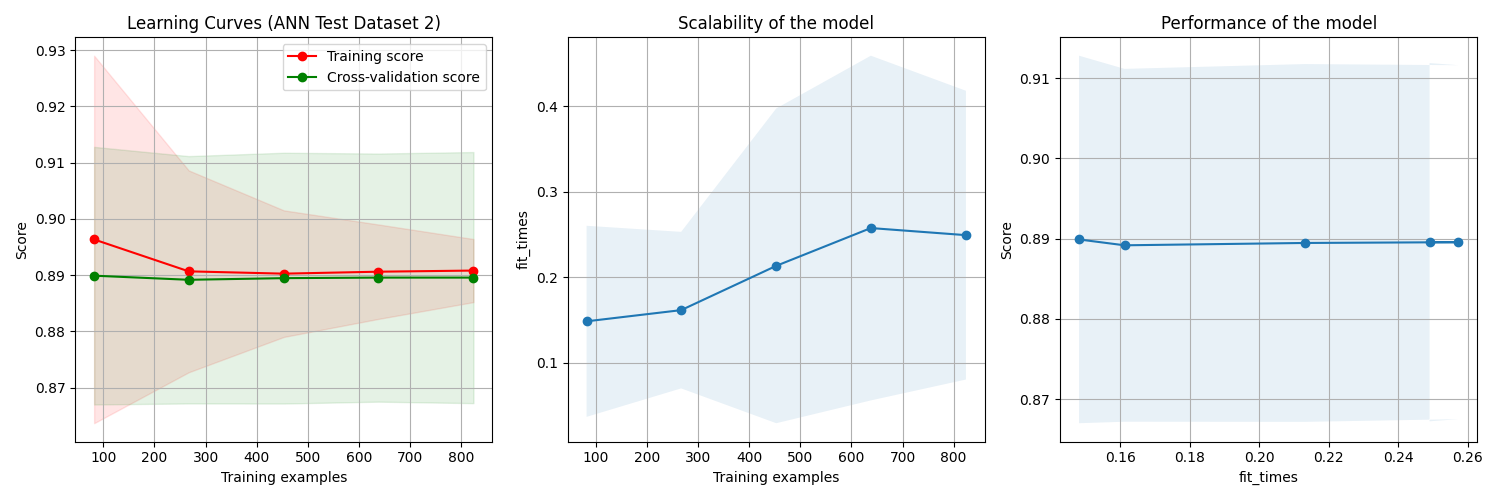

Generate this figure with Python:
import numpy as np
import matplotlib.pyplot as plt
from sklearn.naive_bayes import GaussianNB
from sklearn.svm import SVC
from sklearn.datasets import load_digits
from sklearn.model_selection import learning_curve
from sklearn.model_selection import ShuffleSplit
from sklearn.neural_network import MLPClassifier
import pandas as pd
import sklearn.model_selection as pre
from sklearn.discriminant_analysis import LinearDiscriminantAnalysis

def plot_learning_curve(estimator, title, X, y, axes=None, ylim=None, cv=None,
                        n_jobs=None, train_sizes=np.linspace(.1, 1.0, 5)):
    if axes is None:
        _, axes = plt.subplots(1, 3, figsize=(20, 5))

    axes[0].set_title(title)
    if ylim is not None:
        axes[0].set_ylim(*ylim)
    axes[0].set_xlabel("Training examples")
    axes[0].set_ylabel("Score")

    train_sizes, train_scores, test_scores, fit_times, _ = \
        learning_curve(estimator, X, y, cv=cv, n_jobs=n_jobs,
                       train_sizes=train_sizes,
                       return_times=True)
    train_scores_mean = np.mean(train_scores, axis=1)
    train_scores_std = np.std(train_scores, axis=1)
    test_scores_mean = np.mean(test_scores, axis=1)
    test_scores_std = np.std(test_scores, axis=1)
    fit_times_mean = np.mean(fit_times, axis=1)
    fit_times_std = np.std(fit_times, axis=1)

    # Plot learning curve
    axes[0].grid()
    axes[0].fill_between(train_sizes, train_scores_mean - train_scores_std,
                         train_scores_mean + train_scores_std, alpha=0.1,
                         color="r")
    axes[0].fill_between(train_sizes, test_scores_mean - test_scores_std,
                         test_scores_mean + test_scores_std, alpha=0.1,
                         color="g")
    axes[0].plot(train_sizes, train_scores_mean, 'o-', color="r",
                 label="Training score")
    axes[0].plot(train_sizes, test_scores_mean, 'o-', color="g",
                 label="Cross-validation score")
    axes[0].legend(loc="best")

    # Plot n_samples vs fit_times
    axes[1].grid()
    axes[1].plot(train_sizes, fit_times_mean, 'o-')
    axes[1].fill_between(train_sizes, fit_times_mean - fit_times_std,
                         fit_times_mean + fit_times_std, alpha=0.1)
    axes[1].set_xlabel("Training examples")
    axes[1].set_ylabel("fit_times")
    axes[1].set_title("Scalability of the model")

    # Plot fit_time vs score
    axes[2].grid()
    axes[2].plot(fit_times_mean, test_scores_mean, 'o-')
    axes[2].fill_between(fit_times_mean, test_scores_mean - test_scores_std,
                         test_scores_mean + test_scores_std, alpha=0.1)
    axes[2].set_xlabel("fit_times")
    axes[2].set_ylabel("Score")
    axes[2].set_title("Performance of the model")

    return plt

def main():
    df = pd.read_csv('./bank-additional.csv', delimiter=';')
    df.dropna()
    df.drop_duplicates()
    X = pd.get_dummies(df, columns=['job', 'marital', 'education', 'default', 'housing', 'loan', 'contact', 'month',
                                    'day_of_week', 'poutcome'])
    X.dropna()
    X['y'].value_counts()
    X['y'] = X['y'].map({'yes': 1, 'no': 0})
    y = X['y']
    X = X.drop(['y'], axis=1)
    fig, axes = plt.subplots(1,3, figsize=(15,5))
    X_train, X_test, y_train, y_test = pre.train_test_split(X, y, stratify=y)
    lda = LinearDiscriminantAnalysis()
    lda.fit_transform(X, y)
    X['cluster'] = lda.predict(X)
    # Cross validation with 100 iterations to get smoother mean test and train
    # score curves, each time with 20% data randomly selected as a validation set.
    cv = ShuffleSplit(n_splits=100, test_size=0.2, random_state=0)
    estimator = MLPClassifier(hidden_layer_sizes=(10,10),activation='logistic', learning_rate_init=0.005, solver='adam', max_iter=500)
    title = "Learning Curves (ANN Test Dataset 2)"
    plot_learning_curve(estimator, title, X_test, y_test,cv=cv, n_jobs=-1, axes=axes)
    plt.show()

if __name__ == '__main__':
    main()
